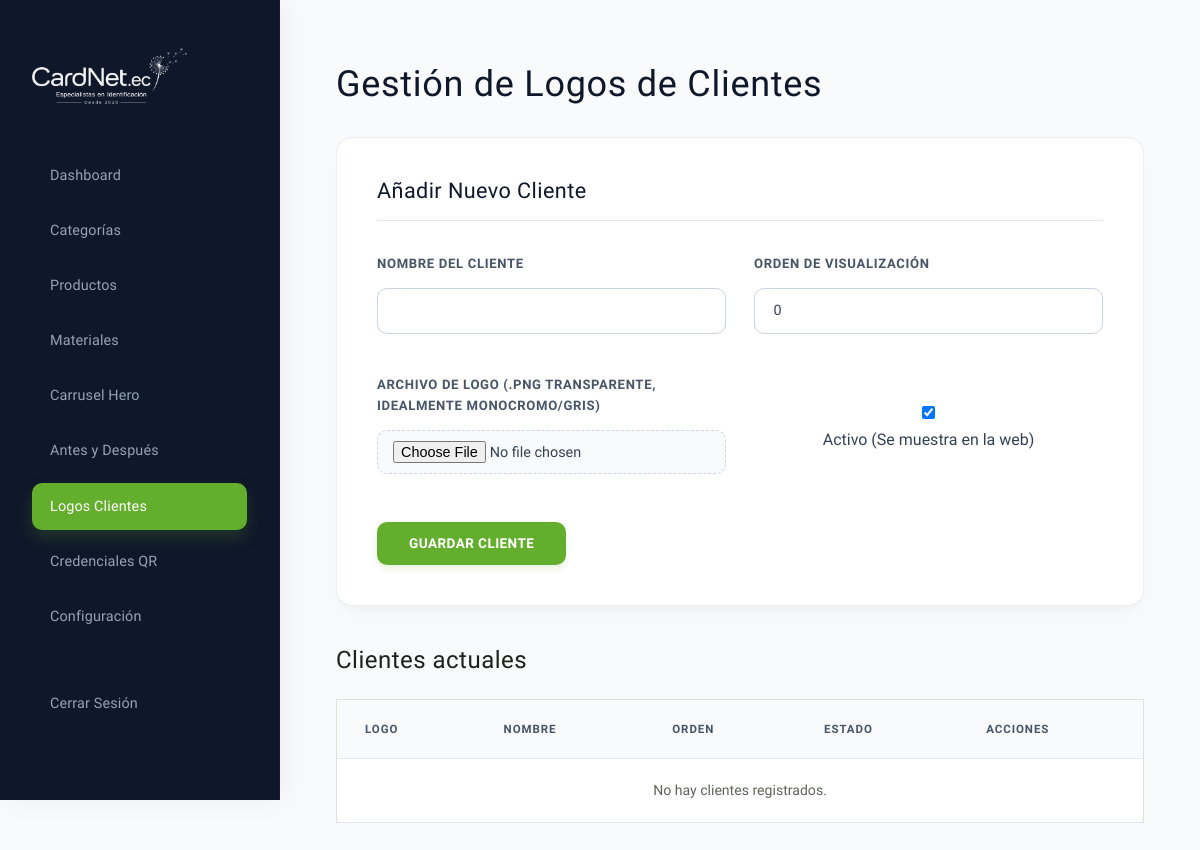
Page /admin/clientes.php (signed in) on the earlier database version.
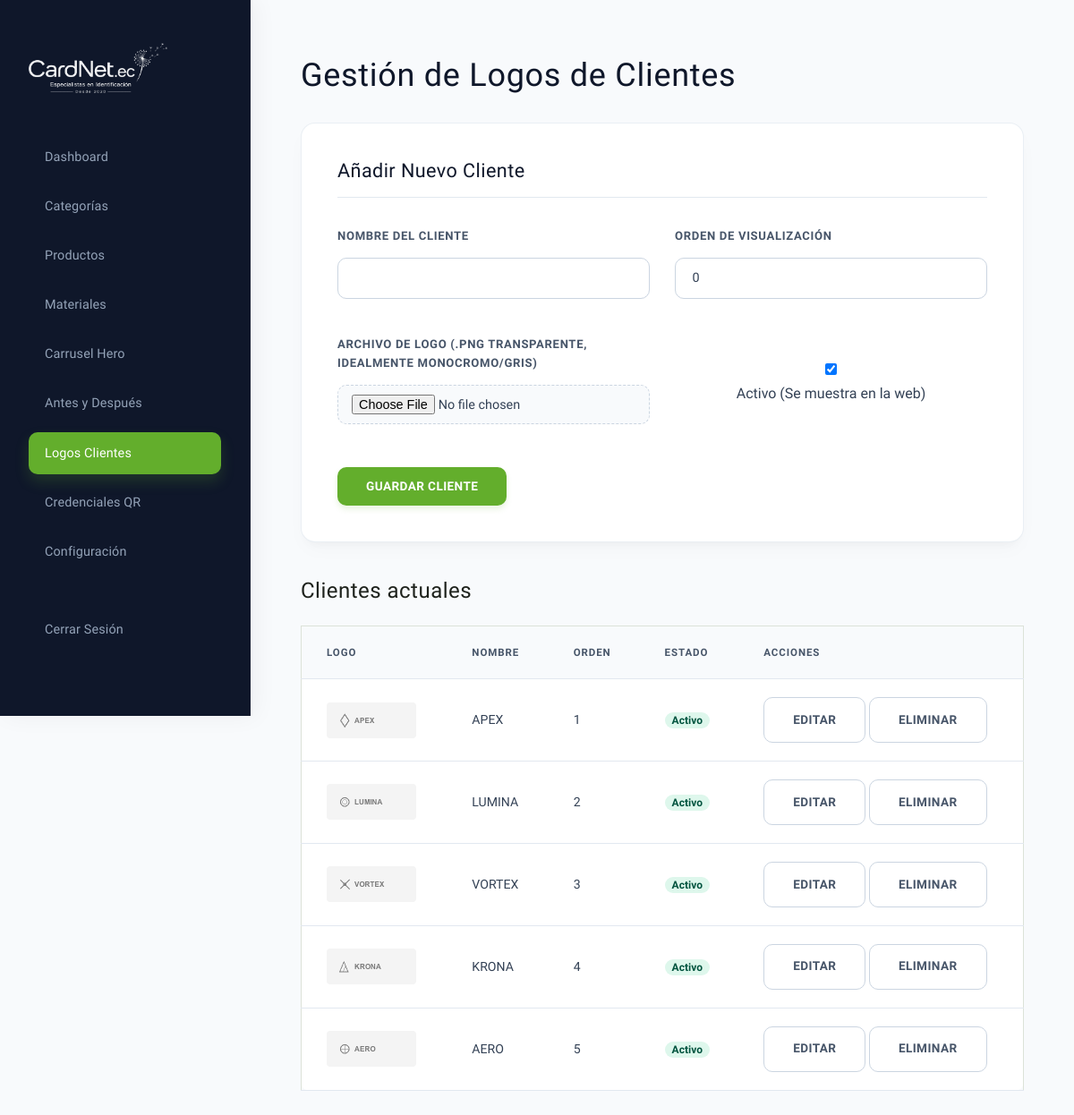
Same page on the later database version.
### tables this page shows
CREATE TABLE IF NOT EXISTS `clientes` (
  `id` int(11) NOT NULL AUTO_INCREMENT,
  `name` varchar(150) NOT NULL,
  `logo_path` varchar(255) NOT NULL,
  `order_val` int(11) DEFAULT 0,
  `is_active` tinyint(1) DEFAULT 1,
  PRIMARY KEY (`id`)
);

### admin/clientes.php (the view, shortened to what this page needs)
<?php
require_once '../db.php';
$clientes = $pdo->query("SELECT * FROM clientes ORDER BY order_val ASC")->fetchAll();
$edit_client = null;
?>
<!DOCTYPE html>
<html lang="es">
<head>
    <link rel="stylesheet" href="../css/base.css?v=2.0">
    <link rel="stylesheet" href="../css/layout.css?v=2.0">
    <link rel="stylesheet" href="../css/components.css?v=2.0">
    <link rel="stylesheet" href="../css/admin.css?v=2.0">
</head>
<body>
    <div class="sidebar">
        <img src="../images/logo.png?v=2.0" alt="CardNet Logo" class="sidebar-logo">
        <nav class="nav-admin">
            <a href="index.php" class="nav-admin-link">Dashboard</a>
            <a href="categorias.php" class="nav-admin-link">Categorías</a>
            <a href="productos.php" class="nav-admin-link">Productos</a>
            <a href="materiales.php" class="nav-admin-link">Materiales</a>
            <a href="carrusel.php" class="nav-admin-link">Carrusel Hero</a>
            <a href="antes-despues.php" class="nav-admin-link">Antes y Después</a>
            <a href="clientes.php" class="nav-admin-link active">Logos Clientes</a>
            <a href="credenciales.php" class="nav-admin-link">Credenciales QR</a>
            <a href="configuracion.php" class="nav-admin-link">Configuración</a>
            <a href="logout.php" class="nav-admin-link" style="margin-top: 2rem; color: #FCA5A5;">Cerrar Sesión</a>
        </nav>
    </div>
    <div class="main-content">
        <h1 style="font-family: var(--font-heading); margin-bottom: 1.5rem; font-size: 2rem;">Gestión de Logos de Clientes</h1>
        <div class="form-container">
            <h2 style="font-family: var(--font-heading); margin-bottom: 1.5rem; font-size: 1.25rem;">
                <?php echo $edit_client ? 'Editar Cliente' : 'Añadir Nuevo Cliente'; ?>
            </h2>
            <form method="POST" action="clientes.php" enctype="multipart/form-data">
                <div class="grid-2">
                    <div class="form-group">
                        <label class="form-label" for="name">Nombre del Cliente</label>
                        <input class="form-input" type="text" name="name" id="name" required value="<?php echo $edit_client ? htmlspecialchars($edit_client['name']) : ''; ?>">
                    </div>
                    <div class="form-group">
                        <label class="form-label" for="order_val">Orden de visualización</label>
                        <input class="form-input" type="number" name="order_val" id="order_val" required value="<?php echo $edit_client ? htmlspecialchars($edit_client['order_val']) : '0'; ?>">
                    </div>
                </div>
                <div class="grid-2" style="margin-top: 1rem;">
                    <div class="form-group">
                        <label class="form-label" for="logo">Archivo de Logo (.png transparente, idealmente monocromo/gris)</label>
                        <input class="form-input" type="file" name="logo" id="logo" <?php echo $edit_client ? '' : 'required'; ?>>
                    </div>
                    <div class="form-group" style="display: flex; align-items: center; gap: 10px; margin-top: 2rem;">
                        <input type="checkbox" name="is_active" id="is_active" value="1" <?php echo (!$edit_client || $edit_client['is_active']) ? 'checked' : ''; ?>>
                        <label for="is_active">Activo (Se muestra en la web)</label>
                    </div>
                </div>
                <div style="margin-top: 1.5rem; display: flex; gap: 10px;">
                    <button type="submit" class="btn btn-primary">Guardar Cliente</button>
                </div>
            </form>
        </div>
        <h2 style="font-family: var(--font-heading); margin-bottom: 1.5rem; font-size: 1.5rem;">Clientes actuales</h2>
        <table>
            <thead>
                <tr>
                    <th>Logo</th>
                    <th>Nombre</th>
                    <th>Orden</th>
                    <th>Estado</th>
                    <th>Acciones</th>
                </tr>
            </thead>
            <tbody>
                <?php foreach ($clientes as $c): ?>
                    <tr>
                        <td>
                            <img src="../<?php echo htmlspecialchars($c['logo_path']); ?>" alt="Logo" style="max-height: 40px; background-color: #f4f4f4; padding: 5px; border-radius: 4px;">
                        </td>
                        <td><?php echo htmlspecialchars($c['name']); ?></td>
                        <td><?php echo htmlspecialchars($c['order_val']); ?></td>
                        <td>
                            <span style="background-color: <?php echo $c['is_active'] ? '#DEF7EC; color: #03543F' : '#FDE8E8; color: #9B1C1C'; ?>; padding: 2px 8px; border-radius: 10px; font-size: 0.75rem; font-weight: bold;">
                                <?php echo $c['is_active'] ? 'Activo' : 'Inactivo'; ?>
                            </span>
                        </td>
                        <td>
                            <a href="clientes.php?edit=<?php echo $c['id']; ?>" class="btn btn-secondary" style="font-size: 0.75rem; padding: 4px 8px; text-decoration: none;">Editar</a>
                            <a href="clientes.php?delete=<?php echo $c['id']; ?>" class="btn btn-secondary" style="font-size: 0.75rem; padding: 4px 8px; text-decoration: none; color: #EF4444;" onclick="return confirm('¿Está seguro de eliminar este cliente?');">Eliminar</a>
                        </td>
                    </tr>
                <?php endforeach; ?>
                <?php if (empty($clientes)): ?>
                    <tr>
                        <td colspan="5" style="text-align: center; color: var(--text-muted);">No hay clientes registrados.</td>
                    </tr>
                <?php endif; ?>
            </tbody>
        </table>
    </div>
</body>
</html>

### css/base.css (style rules this page uses)
:root { --primary: #63AE2C; --primary-hover: #508E22; --primary-light: rgba(99, 174, 44, 0.05); --dark: #1E221C; --dark-alt: #2D3329; --light: #FCFDFB; --surface-light: #F2F5F0; --border: #DCE2D8; --accent-gold: #BAAF1A; --font-heading: 'Marcellus', serif; --font-body: 'Work Sans', system-ui, -apple-system, sans-serif; --text-main: #1E221C; --text-muted: #5C6558; --text-light: #FCFDFB; --space-xs: clamp(0.5rem, 1vw, 0.75rem); --space-sm: clamp(0.85rem, 1.8vw, 1.15rem); --space-md: clamp(1.5rem, 3.5vw, 2.25rem); --space-lg: clamp(2.5rem, 5vw, 4rem); --space-xl: clamp(4.5rem, 8vw, 6.5rem); --radius-sm: 2px; --radius-md: 4px; --radius-lg: 8px; --shadow-sm: 0 1px 2px rgba(30, 34, 28, 0.02); --shadow-md: 0 4px 10px rgba(30, 34, 28, 0.03); --shadow-lg: 0 10px 20px rgba(30, 34, 28, 0.04); --transition-smooth: all 0.35s cubic-bezier(0.215, 0.61, 0.355, 1); --transition-fast: all 0.15s ease-out; }
*, *::before, *::after { box-sizing: border-box; margin: 0; padding: 0; }
html { scroll-behavior: smooth; font-size: 16px; -webkit-text-size-adjust: 100%; }
body { background-color: var(--light); color: var(--text-main); font-family: var(--font-body); line-height: 1.6; overflow-x: hidden; }
a { color: inherit; text-decoration: none; transition: var(--transition-fast); font-family: var(--font-body); }
img, svg { display: block; max-width: 100%; height: auto; }
button, input, select, textarea { font-family: var(--font-body); font-size: inherit; color: inherit; background: none; border: none; }
button { cursor: pointer; }
h1, h2, h3, h4, h5, h6 { font-family: var(--font-heading); font-weight: 400; line-height: 1.1; color: var(--dark); letter-spacing: 0.02em; }
h1 { font-size: clamp(32px, 4.5vw, 54px); line-height: 1.15; }
h2 { font-size: clamp(24px, 3.2vw, 38px); line-height: 1.2; }

### css/layout.css (style rules this page uses)
.grid-2, .grid-3, .grid-4 { display: grid; grid-template-columns: 1fr; gap: var(--space-sm); }
@media (min-width: 768px) { .grid-2 { grid-template-columns: repeat(2, 1fr); gap: var(--space-md); } }

### css/components.css (style rules this page uses)
.btn { display: inline-flex; align-items: center; justify-content: center; padding: 0.8rem 1.75rem; border-radius: var(--radius-sm); font-family: var(--font-body); font-weight: 600; font-size: 0.85rem; transition: var(--transition-fast); border: 1px solid transparent; cursor: pointer; text-align: center; letter-spacing: 0.02em; text-transform: uppercase; }
.btn-primary { background-color: var(--primary); color: var(--light); }
.btn-secondary { background-color: transparent; color: var(--dark); border-color: var(--border); }
.form-group { margin-bottom: 1.25rem; }
.form-label { display: block; font-size: 0.75rem; font-weight: 500; margin-bottom: 0.35rem; color: var(--dark); text-transform: uppercase; letter-spacing: 0.05em; }
.form-input, .form-select, .form-textarea { width: 100%; padding: 10px 14px; background-color: var(--light); border: 1px solid var(--border); border-radius: var(--radius-sm); font-family: var(--font-body); font-size: 0.88rem; transition: var(--transition-fast); }

### admin/clientes.php (style rules this page uses)
body { font-family: 'Work Sans', sans-serif; background-color: var(--surface-light); margin: 0; display: flex; }
.sidebar { width: 250px; background-color: var(--dark-alt); color: white; min-height: 100vh; padding: 2rem 1.5rem; box-sizing: border-box; }
.sidebar-logo { max-width: 140px; margin-bottom: 2rem; filter: brightness(0) invert(1); }
.nav-admin { display: flex; flex-direction: column; gap: 10px; }
.nav-admin-link { color: rgba(255,255,255,0.7); text-decoration: none; padding: 10px 15px; border-radius: var(--radius-sm); font-size: 0.9rem; font-weight: 500; transition: var(--transition-fast); }
.nav-admin-link:hover, .nav-admin-link.active { color: white; background-color: var(--primary); }
.main-content { flex-grow: 1; padding: 3rem; box-sizing: border-box; }
.form-container { background-color: white; border: 1px solid var(--border); border-radius: var(--radius-md); padding: 2rem; margin-bottom: 2rem; }
table { width: 100%; border-collapse: collapse; text-align: left; background-color: white; border: 1px solid var(--border); border-radius: var(--radius-md); }
th, td { padding: 1rem; border-bottom: 1px solid var(--border); font-size: 0.88rem; }
th { background-color: var(--surface-light); }

Differences in the rows shown:
added clientes: logo_path (picture), name "APEX", order_val "1", is_active "Activo"
added clientes: logo_path (picture), name "LUMINA", order_val "2", is_active "Activo"
added clientes: logo_path (picture), name "VORTEX", order_val "3", is_active "Activo"
added clientes: logo_path (picture), name "KRONA", order_val "4", is_active "Activo"
added clientes: logo_path (picture), name "AERO", order_val "5", is_active "Activo"
Other differences:
text no longer shown: "No hay clientes registrados."
